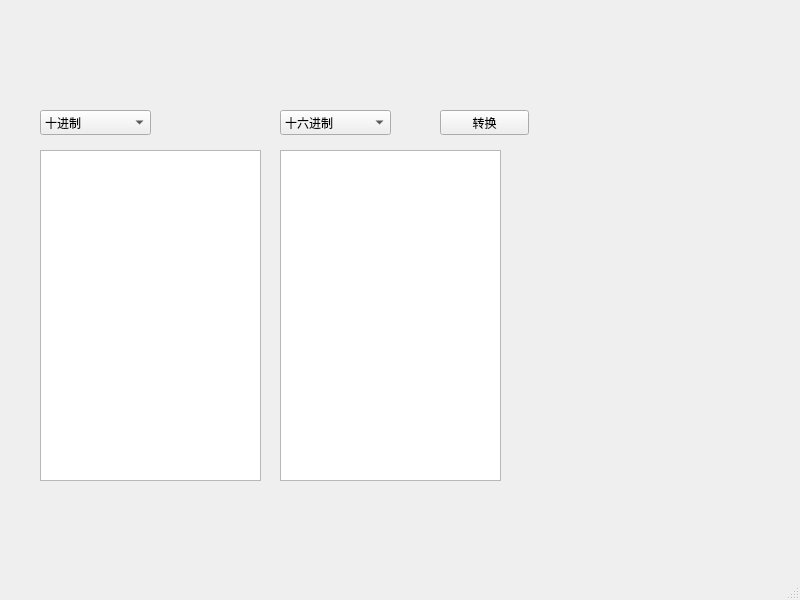
<?xml version="1.0" encoding="UTF-8"?>
<ui version="4.0">
 <class>MainWindow</class>
 <widget class="QMainWindow" name="MainWindow">
  <property name="geometry">
   <rect>
    <x>0</x>
    <y>0</y>
    <width>800</width>
    <height>600</height>
   </rect>
  </property>
  <property name="windowTitle">
   <string>MainWindow</string>
  </property>
  <widget class="QWidget" name="centralwidget">
   <widget class="QTextEdit" name="textEdit">
    <property name="geometry">
     <rect>
      <x>40</x>
      <y>150</y>
      <width>221</width>
      <height>331</height>
     </rect>
    </property>
   </widget>
   <widget class="QPushButton" name="pushButton">
    <property name="geometry">
     <rect>
      <x>440</x>
      <y>110</y>
      <width>89</width>
      <height>25</height>
     </rect>
    </property>
    <property name="text">
     <string>转换</string>
    </property>
   </widget>
   <widget class="QComboBox" name="comboBox">
    <property name="geometry">
     <rect>
      <x>40</x>
      <y>110</y>
      <width>111</width>
      <height>25</height>
     </rect>
    </property>
    <item>
     <property name="text">
      <string>十进制</string>
     </property>
    </item>
    <item>
     <property name="text">
      <string>二进制</string>
     </property>
    </item>
    <item>
     <property name="text">
      <string>十六进制</string>
     </property>
    </item>
    <item>
     <property name="text">
      <string>ASCII</string>
     </property>
    </item>
   </widget>
   <widget class="QComboBox" name="comboBox_2">
    <property name="geometry">
     <rect>
      <x>280</x>
      <y>110</y>
      <width>111</width>
      <height>25</height>
     </rect>
    </property>
    <item>
     <property name="text">
      <string>十六进制</string>
     </property>
    </item>
    <item>
     <property name="text">
      <string>二进制</string>
     </property>
    </item>
    <item>
     <property name="text">
      <string>十进制</string>
     </property>
    </item>
    <item>
     <property name="text">
      <string>ASCII</string>
     </property>
    </item>
   </widget>
   <widget class="QTextBrowser" name="textBrowser">
    <property name="geometry">
     <rect>
      <x>280</x>
      <y>150</y>
      <width>221</width>
      <height>331</height>
     </rect>
    </property>
   </widget>
  </widget>
  <widget class="QMenuBar" name="menubar">
   <property name="geometry">
    <rect>
     <x>0</x>
     <y>0</y>
     <width>800</width>
     <height>22</height>
    </rect>
   </property>
  </widget>
  <widget class="QStatusBar" name="statusbar"/>
 </widget>
 <resources/>
 <connections/>
</ui>
